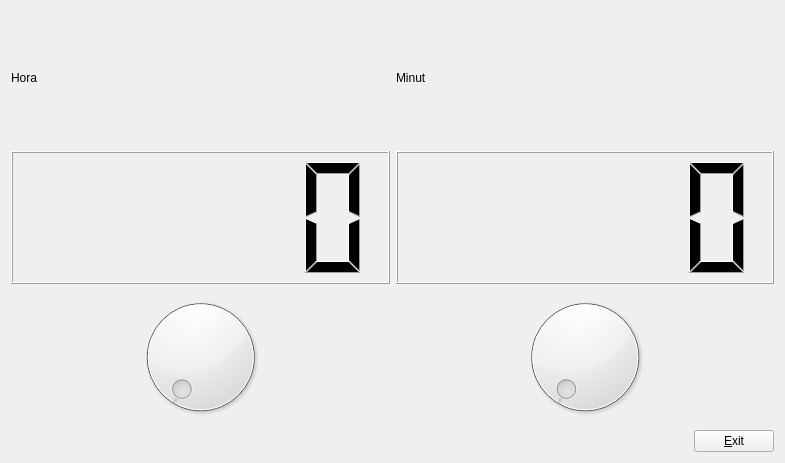
<?xml version="1.0" encoding="UTF-8"?>
<ui version="4.0">
 <class>Form</class>
 <widget class="QWidget" name="Form">
  <property name="geometry">
   <rect>
    <x>0</x>
    <y>0</y>
    <width>785</width>
    <height>463</height>
   </rect>
  </property>
  <property name="windowTitle">
   <string>Form</string>
  </property>
  <layout class="QVBoxLayout" name="verticalLayout_4">
   <item>
    <layout class="QVBoxLayout" name="verticalLayout_3">
     <item>
      <layout class="QHBoxLayout" name="horizontalLayout">
       <item>
        <layout class="QVBoxLayout" name="verticalLayout_2">
         <item>
          <widget class="QLabel" name="label">
           <property name="text">
            <string>Hora</string>
           </property>
          </widget>
         </item>
         <item>
          <widget class="QLCDNumber" name="lcdNumber"/>
         </item>
         <item>
          <widget class="QDial" name="dial">
           <property name="maximum">
            <number>23</number>
           </property>
          </widget>
         </item>
        </layout>
       </item>
       <item>
        <layout class="QVBoxLayout" name="verticalLayout">
         <item>
          <widget class="QLabel" name="label_2">
           <property name="text">
            <string>Minut</string>
           </property>
          </widget>
         </item>
         <item>
          <widget class="QLCDNumber" name="lcdNumber_2"/>
         </item>
         <item>
          <widget class="QDial" name="dial_2">
           <property name="maximum">
            <number>59</number>
           </property>
          </widget>
         </item>
        </layout>
       </item>
      </layout>
     </item>
     <item>
      <layout class="QHBoxLayout" name="horizontalLayout_2">
       <item>
        <spacer name="horizontalSpacer">
         <property name="orientation">
          <enum>Qt::Horizontal</enum>
         </property>
         <property name="sizeHint" stdset="0">
          <size>
           <width>40</width>
           <height>20</height>
          </size>
         </property>
        </spacer>
       </item>
       <item>
        <widget class="QPushButton" name="pushButton">
         <property name="text">
          <string>&amp;Exit</string>
         </property>
        </widget>
       </item>
      </layout>
     </item>
    </layout>
   </item>
  </layout>
 </widget>
 <resources/>
 <connections>
  <connection>
   <sender>dial</sender>
   <signal>valueChanged(int)</signal>
   <receiver>lcdNumber</receiver>
   <slot>display(int)</slot>
   <hints>
    <hint type="sourcelabel">
     <x>322</x>
     <y>218</y>
    </hint>
    <hint type="destinationlabel">
     <x>283</x>
     <y>165</y>
    </hint>
   </hints>
  </connection>
  <connection>
   <sender>dial_2</sender>
   <signal>valueChanged(int)</signal>
   <receiver>lcdNumber_2</receiver>
   <slot>display(int)</slot>
   <hints>
    <hint type="sourcelabel">
     <x>433</x>
     <y>240</y>
    </hint>
    <hint type="destinationlabel">
     <x>444</x>
     <y>170</y>
    </hint>
   </hints>
  </connection>
  <connection>
   <sender>pushButton</sender>
   <signal>clicked()</signal>
   <receiver>Form</receiver>
   <slot>close()</slot>
   <hints>
    <hint type="sourcelabel">
     <x>330</x>
     <y>284</y>
    </hint>
    <hint type="destinationlabel">
     <x>333</x>
     <y>369</y>
    </hint>
   </hints>
  </connection>
 </connections>
</ui>
